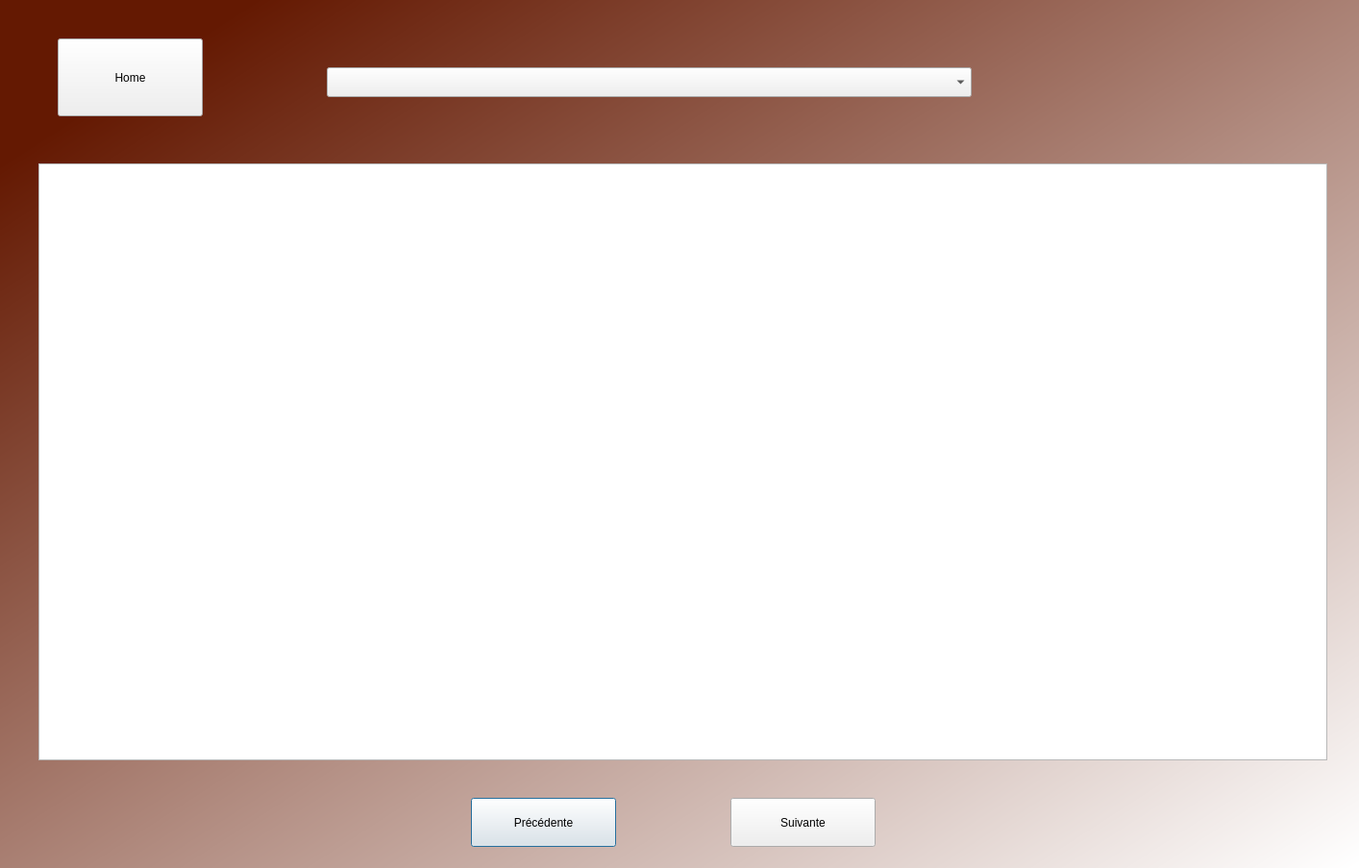
<?xml version="1.0" encoding="UTF-8"?>
<ui version="4.0">
 <class>EcranDeveloppeur</class>
 <widget class="QDialog" name="EcranDeveloppeur">
  <property name="geometry">
   <rect>
    <x>0</x>
    <y>0</y>
    <width>1414</width>
    <height>903</height>
   </rect>
  </property>
  <property name="windowTitle">
   <string>Dialog</string>
  </property>
  <widget class="QWidget" name="bgwidget" native="true">
   <property name="geometry">
    <rect>
     <x>-10</x>
     <y>0</y>
     <width>1451</width>
     <height>911</height>
    </rect>
   </property>
   <property name="styleSheet">
    <string notr="true">QWidget#bgwidget{
background: qlineargradient(spread:pad, x1:0.091, y1:0.101636, x2:0.991379, y2:0.977, stop:0 rgba(100, 25, 2, 255), stop:1 rgba(255, 255, 255, 255));}</string>
   </property>
   <widget class="QTextBrowser" name="ecran_affichage_chapitre_textBrowser">
    <property name="geometry">
     <rect>
      <x>50</x>
      <y>170</y>
      <width>1341</width>
      <height>621</height>
     </rect>
    </property>
    <property name="contextMenuPolicy">
     <enum>Qt::NoContextMenu</enum>
    </property>
    <property name="readOnly">
     <bool>true</bool>
    </property>
    <property name="html">
     <string>&lt;!DOCTYPE HTML PUBLIC &quot;-//W3C//DTD HTML 4.0//EN&quot; &quot;http://www.w3.org/TR/REC-html40/strict.dtd&quot;&gt;
&lt;html&gt;&lt;head&gt;&lt;meta name=&quot;qrichtext&quot; content=&quot;1&quot; /&gt;&lt;style type=&quot;text/css&quot;&gt;
p, li { white-space: pre-wrap; }
&lt;/style&gt;&lt;/head&gt;&lt;body style=&quot; font-family:'MS Shell Dlg 2'; font-size:7.8pt; font-weight:400; font-style:normal;&quot;&gt;
&lt;p style=&quot;-qt-paragraph-type:empty; margin-top:0px; margin-bottom:0px; margin-left:0px; margin-right:0px; -qt-block-indent:0; text-indent:0px;&quot;&gt;&lt;br /&gt;&lt;/p&gt;&lt;/body&gt;&lt;/html&gt;</string>
    </property>
    <property name="tabStopWidth">
     <number>82</number>
    </property>
    <property name="tabStopDistance">
     <double>82.000000000000000</double>
    </property>
   </widget>
   <widget class="QPushButton" name="page_precedente_pushButton_2">
    <property name="geometry">
     <rect>
      <x>500</x>
      <y>830</y>
      <width>151</width>
      <height>51</height>
     </rect>
    </property>
    <property name="text">
     <string>Précédente</string>
    </property>
   </widget>
   <widget class="QPushButton" name="page_suivante_pushButton_3">
    <property name="geometry">
     <rect>
      <x>770</x>
      <y>830</y>
      <width>151</width>
      <height>51</height>
     </rect>
    </property>
    <property name="text">
     <string>Suivante</string>
    </property>
   </widget>
   <widget class="QComboBox" name="selection_chapitre_comboBox">
    <property name="geometry">
     <rect>
      <x>350</x>
      <y>70</y>
      <width>671</width>
      <height>31</height>
     </rect>
    </property>
    <property name="cursor">
     <cursorShape>ArrowCursor</cursorShape>
    </property>
    <property name="mouseTracking">
     <bool>false</bool>
    </property>
    <property name="tabletTracking">
     <bool>false</bool>
    </property>
    <property name="contextMenuPolicy">
     <enum>Qt::DefaultContextMenu</enum>
    </property>
    <property name="maxVisibleItems">
     <number>15</number>
    </property>
    <property name="minimumContentsLength">
     <number>1</number>
    </property>
   </widget>
   <widget class="QPushButton" name="retour_accueil_pushButton">
    <property name="geometry">
     <rect>
      <x>70</x>
      <y>40</y>
      <width>151</width>
      <height>81</height>
     </rect>
    </property>
    <property name="text">
     <string>Home</string>
    </property>
   </widget>
  </widget>
 </widget>
 <resources/>
 <connections/>
</ui>
